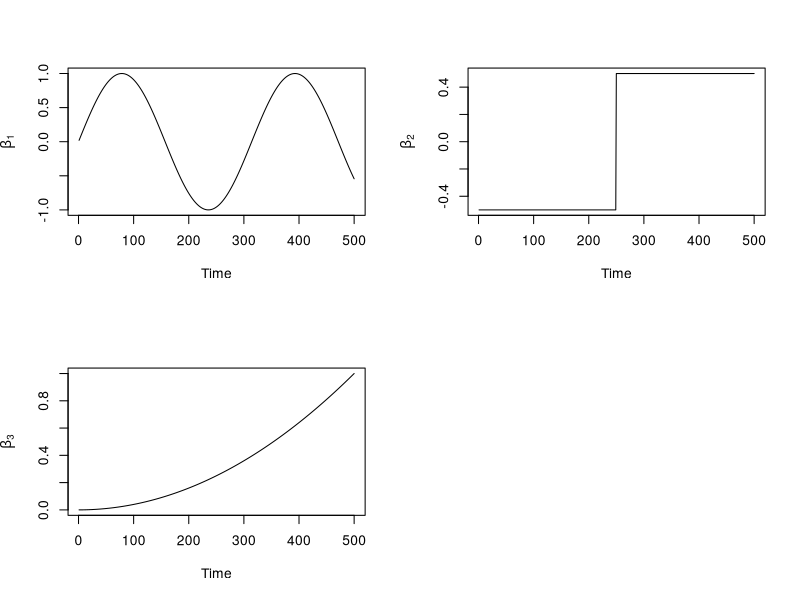

This figure's R source:
set.seed(123)

T <- 500
P <- 3

betas <- matrix(NA, nrow = T, ncol = P)
for (t in 1:T){
  betas[t,1] = sin(10*t/T)
  betas[t,2] = if (t/T < 0.5) -0.5 else 0.5
  betas[t,3] = (t/T)^2
}
par(mfrow = c(2,2))
for (j in 1:P){
  plot(betas[,j], type = "l", xlab = 'Time', ylab = bquote(beta[.(j)]))
}


X <- matrix(rnorm(T*(P-1), mean = 0, sd = 1), nrow = T, ncol = P-1)
X <- cbind('Intercept' = 1, X)

SDSig <- 0.45

y <- numeric(T)
for (t in 1:T){
  y[t] <- sum(X[t, ]*betas[t, ]) + rnorm(1, mean = 0, sd = SDSig)
}
